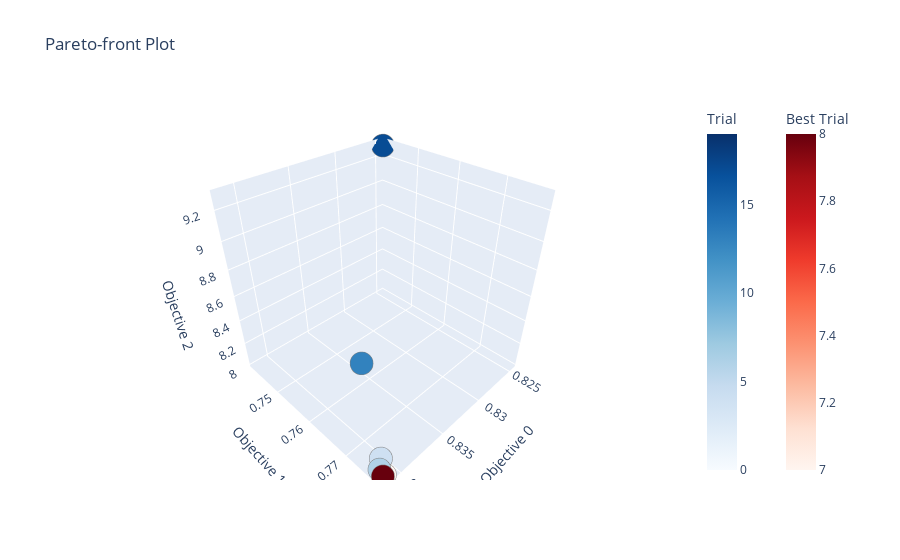

Write notebook code for a chart like this one.
### Code cell
# Mostrar Chart com Trials do Estudo

fig = optuna.visualization.plot_pareto_front(estudy_lr)

fig.show()

### Figure 1 — Plotly figure (JSON) as saved in the notebook; plotly's stock layout.template omitted (floating-point values rounded to 4 significant figures)
{"data": [{"hovertemplate": "%{text}<extra>Trial</extra>", "marker": {"color": [0, 1, 2, 3, 4, 5, 6, 9, 10, 11, 12, 13, 14, 15, 16, 17, 18, 19], "colorbar": {"title": {"text": "Trial"}}, "colorscale": [[0, "rgb(247,251,255)"], [0.125, "rgb(222,235,247)"], [0.25, "rgb(198,219,239)"], [0.375, "rgb(158,202,225)"], [0.5, "rgb(107,174,214)"], [0.625, "rgb(66,146,198)"], [0.75, "rgb(33,113,181)"], [0.875, "rgb(8,81,156)"], [1, "rgb(8,48,107)"]], "line": {"color": "Grey", "width": 0.5}}, "mode": "markers", "showlegend": false, "text": ["{<br>  \"number\": 0,<br>  \"values\": [<br>    0.8414207298102138,<br>    0.7774924285618052,<br>    8.019712879078565<br>  ],<br>  \"params\": {<br>    \"penalty\": \"l1\",<br>    \"c\": 100<br>  }<br>}", "{<br>  \"number\": 1,<br>  \"values\": [<br>    0.8414207298102138,<br>    0.7774924285618052,<br>    8.019712879078565<br>  ],<br>  \"params\": {<br>    \"penalty\": \"l1\",<br>    \"c\": 100<br>  }<br>}", "{<br>  \"number\": 2,<br>  \"values\": [<br>    0.8408595937597227,<br>    0.7758257051802457,<br>    8.079785634727095<br>  ],<br>  \"params\": {<br>    \"penalty\": \"l1\",<br>    \"c\": 0.1<br>  }<br>}", "{<br>  \"number\": 3,<br>  \"values\": [<br>    0.8383150362238322,<br>    0.7657746143303981,<br>    8.440222168618266<br>  ],<br>  \"params\": {<br>    \"penalty\": \"l2\",<br>    \"c\": 0.01<br>  }<br>}", "{<br>  \"number\": 4,<br>  \"values\": [<br>    0.8408623716609627,<br>    0.7758257051802457,<br>    8.079785634727095<br>  ],<br>  \"params\": {<br>    \"penalty\": \"l1\",<br>    \"c\": 0.1<br>  }<br>}", "{<br>  \"number\": 5,<br>  \"values\": [<br>    0.8383150362238322,<br>    0.7657746143303981,<br>    8.440222168618266<br>  ],<br>  \"params\": {<br>    \"penalty\": \"l2\",<br>    \"c\": 0.01<br>  }<br>}", "{<br>  \"number\": 6,<br>  \"values\": [<br>    0.8413957286990533,<br>    0.7766610831937465,<br>    8.04974925690283<br>  ],<br>  \"params\": {<br>    \"penalty\": \"l1\",<br>    \"c\": 1.0<br>  }<br>}", "{<br>  \"number\": 9,<br>  \"values\": [<br>    0.8383150362238322,<br>    0.7657746143303981,<br>    8.440222168618266<br>  ],<br>  \"params\": {<br>    \"penalty\": \"l2\",<br>    \"c\": 0.01<br>  }<br>}", "{<br>  \"number\": 10,<br>  \"values\": [<br>    0.8414207298102137,<br>    0.7774924285618052,<br>    8.019712879078565<br>  ],<br>  \"params\": {<br>    \"penalty\": \"l2\",<br>    \"c\": 100<br>  }<br>}", "{<br>  \"number\": 11,<br>  \"values\": [<br>    0.8408595937597226,<br>    0.7758257051802457,<br>    8.079785634727095<br>  ],<br>  \"params\": {<br>    \"penalty\": \"l1\",<br>    \"c\": 0.1<br>  }<br>}", "{<br>  \"number\": 12,<br>  \"values\": [<br>    0.8414207298102138,<br>    0.7774924285618052,<br>    8.019712879078565<br>  ],<br>  \"params\": {<br>    \"penalty\": \"l1\",<br>    \"c\": 100<br>  }<br>}", "{<br>  \"number\": 13,<br>  \"values\": [<br>    0.8383150362238322,<br>    0.7657746143303981,<br>    8.440222168618266<br>  ],<br>  \"params\": {<br>    \"penalty\": \"l2\",<br>    \"c\": 0.01<br>  }<br>}", "{<br>  \"number\": 14,<br>  \"values\": [<br>    0.8414207298102138,<br>    0.7774924285618052,<br>    8.019712879078565<br>  ],<br>  \"params\": {<br>    \"penalty\": \"l2\",<br>    \"c\": 10<br>  }<br>}", "{<br>  \"number\": 15,<br>  \"values\": [<br>    0.8245838703942396,<br>    0.7412621911352295,<br>    9.281240747697666<br>  ],<br>  \"params\": {<br>    \"penalty\": \"l1\",<br>    \"c\": 0.01<br>  }<br>}", "{<br>  \"number\": 16,<br>  \"values\": [<br>    0.8245838703942396,<br>    0.7412621911352295,<br>    9.281240747697666<br>  ],<br>  \"params\": {<br>    \"penalty\": \"l1\",<br>    \"c\": 0.01<br>  }<br>}", "{<br>  \"number\": 17,<br>  \"values\": [<br>    0.8245866482954799,<br>    0.7412621911352295,<br>    9.281240747697666<br>  ],<br>  \"params\": {<br>    \"penalty\": \"l1\",<br>    \"c\": 0.01<br>  }<br>}", "{<br>  \"number\": 18,<br>  \"values\": [<br>    0.8414179519089737,<br>    0.7774924285618052,<br>    8.019712879078565<br>  ],<br>  \"params\": {<br>    \"penalty\": \"l1\",<br>    \"c\": 100<br>  }<br>}", "{<br>  \"number\": 19,<br>  \"values\": [<br>    0.8413929507978133,<br>    0.7766610831937465,<br>    8.04974925690283<br>  ],<br>  \"params\": {<br>    \"penalty\": \"l1\",<br>    \"c\": 1.0<br>  }<br>}"], "type": "scatter3d", "x": [0.8414, 0.8414, 0.8409, 0.8383, 0.8409, 0.8383, 0.8414, 0.8383, 0.8414, 0.8409, 0.8414, 0.8383, 0.8414, 0.8246, 0.8246, 0.8246, 0.8414, 0.8414], "y": [0.7775, 0.7775, 0.7758, 0.7658, 0.7758, 0.7658, 0.7767, 0.7658, 0.7775, 0.7758, 0.7775, 0.7658, 0.7775, 0.7413, 0.7413, 0.7413, 0.7775, 0.7767], "z": [8.02, 8.02, 8.08, 8.44, 8.08, 8.44, 8.05, 8.44, 8.02, 8.08, 8.02, 8.44, 8.02, 9.281, 9.281, 9.281, 8.02, 8.05]}, {"hovertemplate": "%{text}<extra>Best Trial</extra>", "marker": {"color": [7, 8], "colorbar": {"title": {"text": "Best Trial"}, "x": 1.1, "xpad": 40}, "colorscale": [[0, "rgb(255,245,240)"], [0.125, "rgb(254,224,210)"], [0.25, "rgb(252,187,161)"], [0.375, "rgb(252,146,114)"], [0.5, "rgb(251,106,74)"], [0.625, "rgb(239,59,44)"], [0.75, "rgb(203,24,29)"], [0.875, "rgb(165,15,21)"], [1, "rgb(103,0,13)"]], "line": {"color": "Grey", "width": 0.5}}, "mode": "markers", "showlegend": false, "text": ["{<br>  \"number\": 7,<br>  \"values\": [<br>    0.84122349882217,<br>    0.7774998454860038,<br>    8.019712879078567<br>  ],<br>  \"params\": {<br>    \"penalty\": \"l2\",<br>    \"c\": 0.1<br>  }<br>}", "{<br>  \"number\": 8,<br>  \"values\": [<br>    0.8414262856126938,<br>    0.7774924285618052,<br>    8.019712879078565<br>  ],<br>  \"params\": {<br>    \"penalty\": \"l1\",<br>    \"c\": 10<br>  }<br>}"], "type": "scatter3d", "x": [0.8412, 0.8414], "y": [0.7775, 0.7775], "z": [8.02, 8.02]}], "layout": {"scene": {"xaxis": {"title": {"text": "Objective 0"}}, "yaxis": {"title": {"text": "Objective 1"}}, "zaxis": {"title": {"text": "Objective 2"}}}, "title": {"text": "Pareto-front Plot"}}}
